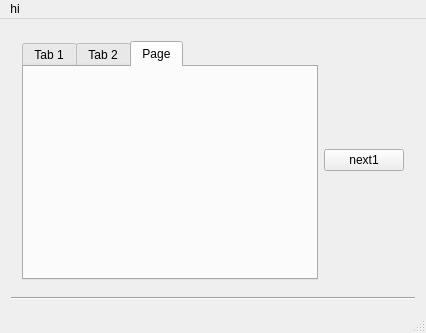
<?xml version="1.0" encoding="UTF-8"?>
<ui version="4.0">
 <class>MainWindow</class>
 <widget class="QMainWindow" name="MainWindow">
  <property name="geometry">
   <rect>
    <x>0</x>
    <y>0</y>
    <width>426</width>
    <height>333</height>
   </rect>
  </property>
  <property name="windowTitle">
   <string>MainWindow</string>
  </property>
  <widget class="QWidget" name="centralWidget">
   <layout class="QGridLayout" name="gridLayout_2">
    <item row="0" column="0">
     <widget class="QStackedWidget" name="stackedWidget">
      <property name="currentIndex">
       <number>0</number>
      </property>
      <widget class="QWidget" name="page">
       <layout class="QHBoxLayout" name="horizontalLayout_3">
        <item>
         <widget class="QTabWidget" name="tabWidget">
          <property name="currentIndex">
           <number>2</number>
          </property>
          <widget class="QWidget" name="tab">
           <attribute name="title">
            <string>Tab 1</string>
           </attribute>
           <layout class="QHBoxLayout" name="horizontalLayout_2">
            <item>
             <widget class="QLabel" name="label">
              <property name="text">
               <string>111111</string>
              </property>
             </widget>
            </item>
           </layout>
          </widget>
          <widget class="QWidget" name="tab_2">
           <attribute name="title">
            <string>Tab 2</string>
           </attribute>
           <layout class="QHBoxLayout" name="horizontalLayout">
            <item>
             <widget class="QLabel" name="label_2">
              <property name="text">
               <string>222222</string>
              </property>
             </widget>
            </item>
           </layout>
          </widget>
          <widget class="QWidget" name="tab_3">
           <attribute name="title">
            <string>Page</string>
           </attribute>
          </widget>
         </widget>
        </item>
        <item>
         <widget class="QPushButton" name="pushButton">
          <property name="text">
           <string>next1</string>
          </property>
         </widget>
        </item>
       </layout>
       <zorder>tabWidget</zorder>
       <zorder>label_2</zorder>
       <zorder>pushButton</zorder>
      </widget>
      <widget class="QWidget" name="page_2">
       <layout class="QGridLayout" name="gridLayout_3">
        <item row="1" column="0">
         <widget class="QPushButton" name="pushButton_2">
          <property name="text">
           <string>next2</string>
          </property>
         </widget>
        </item>
        <item row="0" column="0">
         <widget class="QGroupBox" name="groupBox">
          <property name="title">
           <string>GroupBox</string>
          </property>
         </widget>
        </item>
       </layout>
      </widget>
      <widget class="QWidget" name="page_3">
       <layout class="QHBoxLayout" name="horizontalLayout_4">
        <item>
         <widget class="QProgressBar" name="progressBar">
          <property name="value">
           <number>24</number>
          </property>
         </widget>
        </item>
        <item>
         <widget class="QPushButton" name="pushButton_3">
          <property name="text">
           <string>next3</string>
          </property>
         </widget>
        </item>
       </layout>
      </widget>
     </widget>
    </item>
    <item row="1" column="0">
     <widget class="Line" name="line">
      <property name="orientation">
       <enum>Qt::Horizontal</enum>
      </property>
     </widget>
    </item>
   </layout>
  </widget>
  <widget class="QMenuBar" name="menuBar">
   <property name="geometry">
    <rect>
     <x>0</x>
     <y>0</y>
     <width>426</width>
     <height>21</height>
    </rect>
   </property>
   <widget class="QMenu" name="menuHi">
    <property name="title">
     <string>hi</string>
    </property>
    <addaction name="separator"/>
   </widget>
   <addaction name="menuHi"/>
  </widget>
  <widget class="QStatusBar" name="statusBar"/>
 </widget>
 <layoutdefault spacing="6" margin="11"/>
 <resources/>
 <connections/>
</ui>
